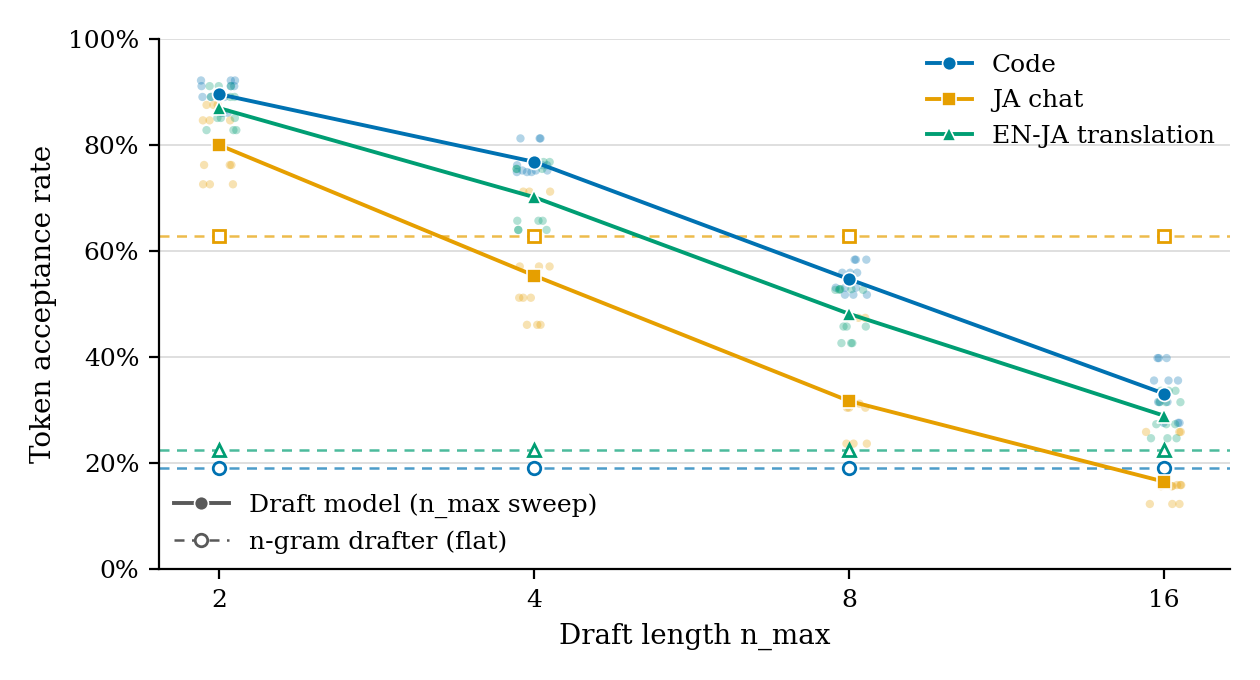

Recreate this plot in Python.
#!/usr/bin/env python
"""Figure 2: Token acceptance rate vs. draft length.

One line per task across the speculative configs (n_max = 2, 4, 8, 16),
with the n-gram drafter shown as flat (draft-length-independent) dashed
reference markers in the same task colors. Acceptance decays with draft
depth. Palette/task colors match fig1/fig3 (Okabe-Ito).

Reads:  report/data/summary.json
Writes: report/figures/fig2_acceptance.{pdf,png}
"""

import json
from pathlib import Path

import matplotlib.pyplot as plt
import numpy as np
from matplotlib.lines import Line2D
from matplotlib.ticker import PercentFormatter

ROOT = Path(__file__).resolve().parents[1]
DATA = ROOT / "data" / "summary.json"
OUT = ROOT / "figures"

# ---------------------------------------------------------------- style
plt.rcParams.update(
    {
        "font.family": "serif",
        "font.serif": ["DejaVu Serif"],
        "font.size": 10,
        "axes.titlesize": 10,
        "axes.labelsize": 10,
        "xtick.labelsize": 9,
        "ytick.labelsize": 9,
        "legend.fontsize": 9,
        "axes.spines.top": False,
        "axes.spines.right": False,
        "axes.grid": True,
        "axes.grid.axis": "y",
        "grid.color": "0.85",
        "grid.linewidth": 0.6,
        "axes.axisbelow": True,
        "legend.frameon": False,
    }
)

# Okabe-Ito (colorblind-safe) -- same task colors as fig1/fig3
OKABE_ITO = {
    "code": "#0072B2",              # blue
    "ja_chat": "#E69F00",           # orange
    "translation_en_ja": "#009E73", # bluish green
}
TASK_LABELS = {
    "code": "Code",
    "ja_chat": "JA chat",
    "translation_en_ja": "EN-JA translation",
}
TASK_MARKERS = {
    "code": "o",
    "ja_chat": "s",
    "translation_en_ja": "^",
}

SPEC_CONFIGS = ["fx_spec_d2", "fx_spec_d4", "fx_spec_d8", "fx_spec_d16"]
DRAFT_LENGTHS = [2, 4, 8, 16]

# ---------------------------------------------------------------- data
with open(DATA) as f:
    summary = json.load(f)

tasks = summary["tasks"]
bct = summary["by_config_task"]
acc_pts = summary["acceptance_points"]

# ---------------------------------------------------------------- figure
fig, ax = plt.subplots(figsize=(6.3, 3.4))

rng = np.random.default_rng(0)

for task in tasks:
    color = OKABE_ITO[task]
    marker = TASK_MARKERS[task]

    # per-request acceptance points, lightly jittered in x
    for n, cfg in zip(DRAFT_LENGTHS, SPEC_CONFIGS):
        pts = np.asarray(acc_pts[cfg][task]) * 100.0
        jitter = n * (1.0 + rng.uniform(-0.04, 0.04, size=pts.size))
        ax.scatter(
            jitter,
            pts,
            s=9,
            facecolor=color,
            edgecolor="none",
            alpha=0.30,
            zorder=2,
        )

    # aggregate acceptance line over draft length
    y = [bct[cfg][task]["acceptance_rate"] * 100.0 for cfg in SPEC_CONFIGS]
    ax.plot(
        DRAFT_LENGTHS,
        y,
        color=color,
        marker=marker,
        markersize=5,
        markeredgecolor="white",
        markeredgewidth=0.6,
        linewidth=1.4,
        zorder=3,
    )

    # n-gram drafter: flat (no draft-length sweep) dashed reference
    ng = bct["fx_ngram"][task]["acceptance_rate"] * 100.0
    ax.axhline(ng, color=color, linestyle=(0, (4, 3)), linewidth=0.9, alpha=0.7, zorder=1)
    ax.plot(
        DRAFT_LENGTHS,
        [ng] * len(DRAFT_LENGTHS),
        linestyle="none",
        marker=marker,
        markersize=4.5,
        markerfacecolor="white",
        markeredgecolor=color,
        markeredgewidth=1.0,
        zorder=3,
    )

# ---------------------------------------------------------------- axes
ax.set_xscale("log", base=2)
ax.set_xticks(DRAFT_LENGTHS)
ax.set_xticklabels([str(n) for n in DRAFT_LENGTHS])
ax.minorticks_off()
ax.set_xlabel("Draft length n_max")
ax.set_ylabel("Token acceptance rate")
ax.set_ylim(0, 100)
ax.yaxis.set_major_formatter(PercentFormatter(decimals=0))
ax.set_xlim(1.75, 18.5)

# ---------------------------------------------------------------- legend
task_handles = [
    Line2D(
        [], [],
        color=OKABE_ITO[t],
        marker=TASK_MARKERS[t],
        markersize=5,
        markeredgecolor="white",
        markeredgewidth=0.6,
        linewidth=1.4,
        label=TASK_LABELS[t],
    )
    for t in tasks
]
style_handles = [
    Line2D([], [], color="0.35", marker="o", markersize=5,
           markeredgecolor="white", markeredgewidth=0.6, linewidth=1.4,
           label="Draft model (n_max sweep)"),
    Line2D([], [], color="0.35", linestyle=(0, (4, 3)), linewidth=0.9,
           marker="o", markersize=4.5, markerfacecolor="white",
           markeredgecolor="0.35", markeredgewidth=1.0,
           label="n-gram drafter (flat)"),
]
leg1 = ax.legend(handles=task_handles, loc="upper right", handlelength=1.8,
                 borderaxespad=0.2)
ax.add_artist(leg1)
ax.legend(handles=style_handles, loc="lower left", handlelength=2.2,
          borderaxespad=0.2)

fig.tight_layout()

# ---------------------------------------------------------------- save
OUT.mkdir(parents=True, exist_ok=True)
fig.savefig(OUT / "fig2_acceptance.pdf")
fig.savefig(OUT / "fig2_acceptance.png", dpi=200)
print("wrote", OUT / "fig2_acceptance.pdf")
print("wrote", OUT / "fig2_acceptance.png")
